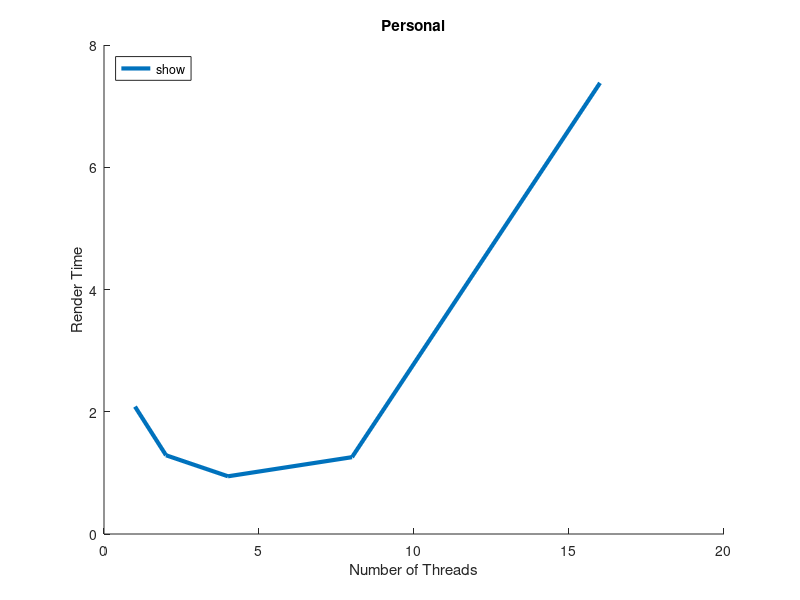

The MATLAB script that drew this image:
function static128
clear all;
close all;
hold on;

x = [1 2 4 8 16];

t0 = [ 2.083969 1.288174 0.943973 1.256815 7.379672 ];
plot(x, t0, 'LineWidth', 3, 'DisplayName', 'models/ironman.obj 3840x2160');

title('Personal');
xlabel('Number of Threads');
ylabel('Render Time');
legend('show', 'Location', 'NorthWest');
